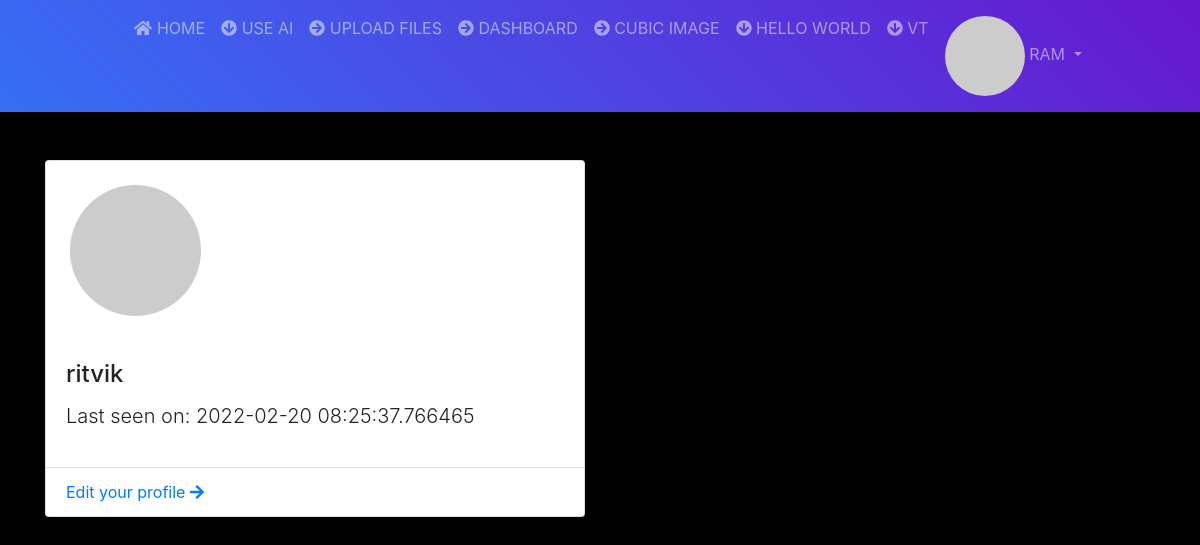
/user/ritvik (signed in), run on the app's committed database.
### app/models.py (models this page shows, shortened)
class User(UserMixin, db.Model):
    id = db.Column(db.Integer, primary_key=True, autoincrement=True)
    username = db.Column(db.String(64), index=True, unique=True)
    email = db.Column(db.String(120), index=True, unique=True)
    password_hash = db.Column(db.String(128))
    created_on = db.Column(db.DateTime, index=True, default=datetime.now)
    last_seen = db.Column(db.DateTime, default=datetime.utcnow)
    def avatar(self, size):
        digest = md5(self.email.lower().encode('utf-8')).hexdigest()
        return 'https://www.gravatar.com/avatar/{}?d=identicon&s={}'.format(digest, size)

### app/routes.py (the view)
@login_required
@app.route('/user/<username>')
def user(username):
    user = User.query.filter_by(username=username).first_or_404()
    return render_template('profile.html', user=user, title=f'{user.username} profile')

### app/models.py (called while the page is built)
@login.user_loader
def load_user(id):
    return User.query.get(int(id))

### app/routes.py (called while the page is built)
@app.before_request
def before_request():
    try:
        if current_user.is_authenticated:
            current_user.last_seen = datetime.utcnow()
            db.session.commit()
    except:
        pass

### app/templates/profile.html (shortened to what this page needs)
{% extends 'base.html' %}
{% block body %}
<div class="container">
    <div class="row justify-items-center">
        <div class="col-md-6 mt-5">
            <div class="card">
               <div class="col-md-4 p-4">
                <img class="card-img rounded-circle"  src="{{user.avatar(128)}}" alt="{{user.username}}">
               </div>
                <div class="card-body">
                    <h4 class="card-title">{{user.username}}</h4>
                    {% if user.last_seen %}<p class="lead">Last seen on: {{ user.last_seen }}</p>{% endif %}
                </div>
                <ul class="list-group list-group-flush">
                    <li class="list-group-item"><a href="{{ url_for('edit_profile') }}">Edit your profile <i class="fas fa-arrow-right    "></i></a></li>
                </ul>
            </div>
        </div>
    </div>
</div>
{% endblock %}

### app/templates/navbar.html (shortened to what this page needs)
<nav class="navbar navbar-expand-lg navbar-dark purblue sticky-top">
    <div class="collapse navbar-collapse" id="mainmenu">
      <ul class="navbar-nav mr-auto mt-2 mt-lg-0 mx-auto ">
        <li class="nav-item ">
          <a class="nav-link text-uppercase" href="{{url_for('index')}}"><i class="fas fa-home "></i> Home <span class="sr-only">(current)</span></a>
        </li>
        <li class="nav-item">
          <a class="nav-link text-uppercase" href="/input"><i class="fas fa-arrow-circle-down    "></i> use AI </a>
        </li>
        <li class="nav-item">
          <a class="nav-link text-uppercase" href="/upload"><i class="fas fa-arrow-circle-right    "></i> upload files</a>
        </li>
        <li class="nav-item">
          <a class="nav-link text-uppercase" href="/dashboard"><i class="fas fa-arrow-circle-right   "></i> dashboard</a>
        </li>
        <li class="nav-item">
          <a class="nav-link text-uppercase" href="/cube"><i class="fas fa-arrow-circle-right   "></i> cubic image</a>
        </li>
        <li class="nav-item">
          <a class="nav-link text-uppercase" href="/hello"><i class="fas fa-arrow-circle-down   "></i> hello world</a>
        </li>
        <li class="nav-item">
          <a class="nav-link text-uppercase" href="/vt"><i class="fas fa-arrow-circle-down   "></i> vt</a>
        </li>
        {% if current_user.is_anonymous %}
        <li class="nav-item dropdown">
          <a class="nav-link dropdown-toggle text-uppercase" href="#" id="dropdownId" data-toggle="dropdown" aria-haspopup="true" aria-expanded="false"><i class="fas fa-user-circle    "></i> Account</a>
          <div class="dropdown-menu" aria-labelledby="dropdownId">
            <a class="dropdown-item" href="/login">Login</a>
            <a class="dropdown-item" href="/register">Create free account</a>
          </div>
        </li>
        {% else %}
        <li class="nav-item dropdown">
          <a class="nav-link dropdown-toggle text-uppercase" href="#" id="dropdownId" data-toggle="dropdown" aria-haspopup="true" aria-expanded="false">
            <img src="{{ current_user.avatar(24) }}" class="rounded-circle">  {{current_user.username}}
          </a>
        </li>
        {% endif %}
      </ul>
    </div>
  </nav>

### app/templates/profile.html (style rules this page uses)
body { background-color: rgb(0, 0, 0); }

### app/templates/base.html (style rules this page uses)
.purblue { background-image: linear-gradient(45deg,rgb(54, 111, 245),rgb(103, 23, 207)); }

### data on the page
User: username "RAM"
User: username "ritvik", last_seen "2022-02-20 08:25:37.766465"
